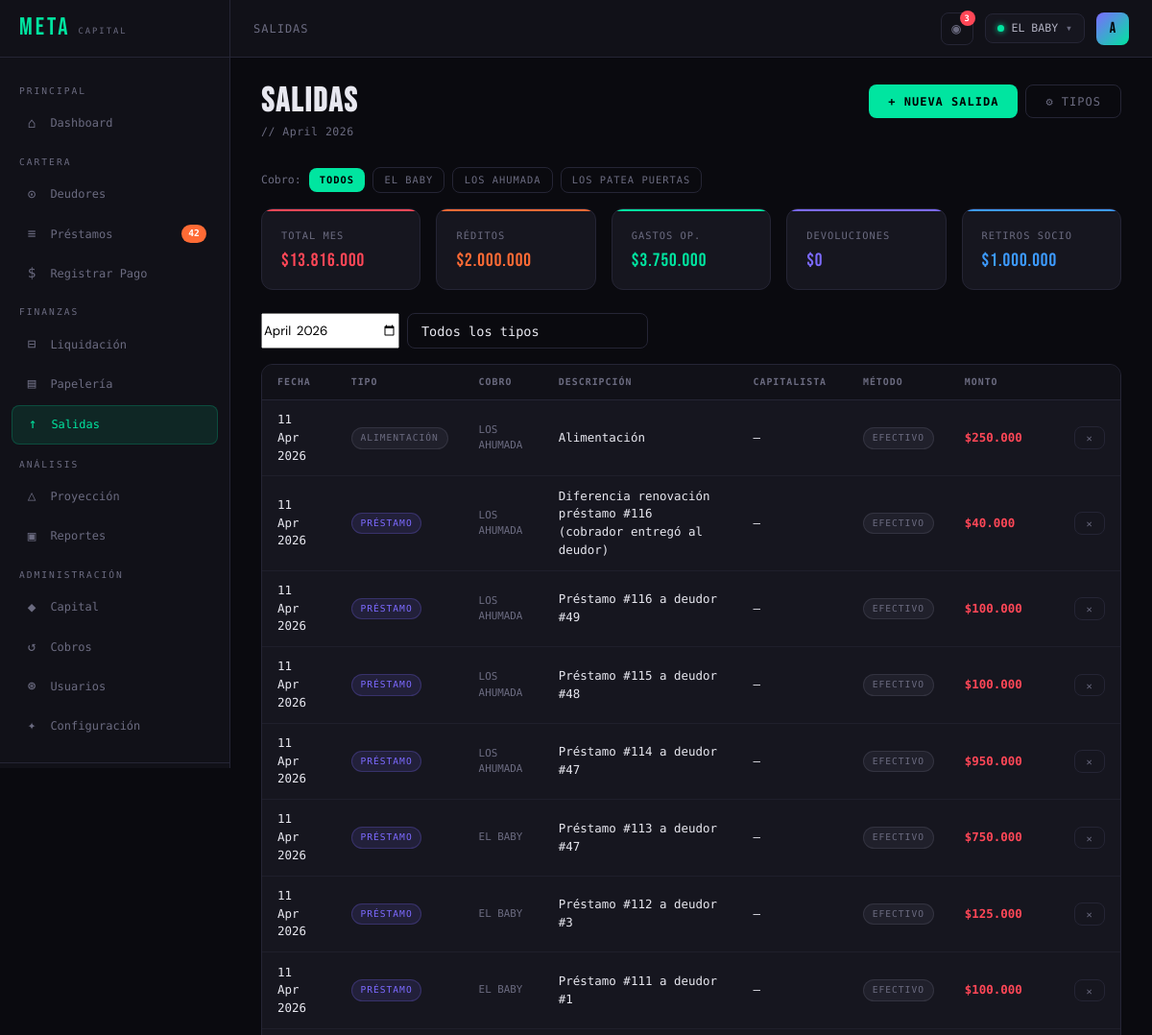
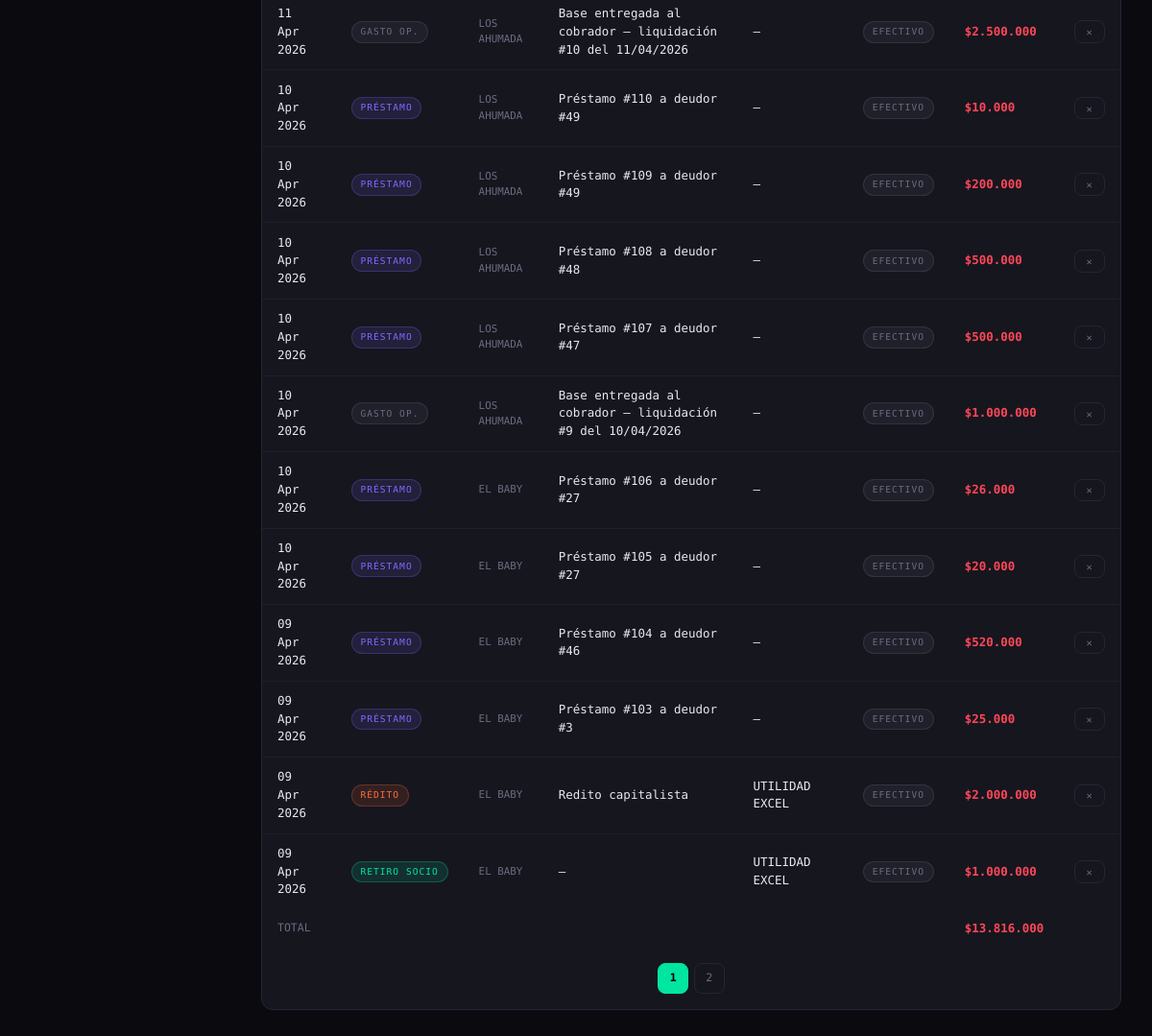
The page /pages/salidas.php (signed in) on the database its author committed (2 pictures, top to bottom).
### tables this page shows
CREATE TABLE `cobros` (
  `id` int(11) NOT NULL,
  `nombre` varchar(100) NOT NULL,
  `descripcion` varchar(255) DEFAULT NULL,
  `direccion` varchar(255) DEFAULT NULL,
  `telefono` varchar(20) DEFAULT NULL,
  `papeleria_pct` decimal(5,2) NOT NULL DEFAULT 10.00,
  `activo` tinyint(1) NOT NULL DEFAULT 1,
  `created_at` datetime NOT NULL DEFAULT current_timestamp(),
  `updated_at` datetime NOT NULL DEFAULT current_timestamp() ON UPDATE current_timestamp()
);

CREATE TABLE `capital_movimientos` (
  `id` int(11) NOT NULL,
  `cobro_id` int(11) NOT NULL,
  `tipo` enum('abono','retiro','liquidacion','redito_causado','redito_pagado','prestamo_salida','cobro_entrada','ingreso_capital','retiro_capital','prestamo_proporcional','cobro_proporcional','cobro_cuota','salida','redito','prestamo') NOT NULL,
  `tipo_salida_id` int(11) DEFAULT NULL,
  `origen` enum('capital','cobrador','liquidacion') DEFAULT 'capital',
  `es_entrada` tinyint(1) NOT NULL,
  `monto` decimal(15,2) NOT NULL,
  `cuenta_id` int(11) DEFAULT NULL,
  `metodo_pago` enum('efectivo','banco') NOT NULL DEFAULT 'efectivo',
  `capitalista_id` int(11) DEFAULT NULL,
  `prestamo_id` int(11) DEFAULT NULL,
  `pago_id` int(11) DEFAULT NULL,
  `descripcion` varchar(300) DEFAULT NULL,
  `anulado` tinyint(1) NOT NULL DEFAULT 0,
  `anulado_at` datetime DEFAULT NULL,
  `anulado_por` int(11) DEFAULT NULL,
  `fecha` date NOT NULL,
  `usuario_id` int(11) DEFAULT NULL,
  `created_at` timestamp NOT NULL DEFAULT current_timestamp()
);

CREATE TABLE `tipos_salida` (
  `id` int(11) NOT NULL,
  `nombre` varchar(100) NOT NULL,
  `descripcion` varchar(255) DEFAULT NULL,
  `activo` tinyint(1) DEFAULT 1,
  `created_at` timestamp NOT NULL DEFAULT current_timestamp()
);

CREATE TABLE `capitalistas` (
  `id` int(11) NOT NULL,
  `cobro_id` int(11) NOT NULL,
  `nombre` varchar(100) NOT NULL,
  `descripcion` varchar(255) DEFAULT NULL,
  `color` varchar(7) DEFAULT '#7c6aff',
  `tipo` enum('propio','prestado') NOT NULL DEFAULT 'propio',
  `monto_inicial` decimal(15,2) DEFAULT 0.00,
  `tipo_redito` enum('porcentaje','valor_fijo') DEFAULT 'porcentaje',
  `tasa_redito` decimal(8,4) DEFAULT 0.0000,
  `frecuencia_redito` enum('mensual','quincenal','libre') DEFAULT 'mensual',
  `fecha_inicio` date DEFAULT NULL,
  `estado` enum('activo','liquidado') NOT NULL DEFAULT 'activo',
  `created_at` datetime NOT NULL DEFAULT current_timestamp(),
  `updated_at` datetime NOT NULL DEFAULT current_timestamp() ON UPDATE current_timestamp()
);

### pages/salidas.php (the view, shortened to what the rows shown need)
<?php
require_once __DIR__ . '/../config/auth.php';
$db    = getDB();
if ($_SESSION['rol'] === 'superadmin') {
    $stmtCobros = $db->query("SELECT id, nombre FROM cobros WHERE activo=1 ORDER BY nombre");
} else {
    $stmtCobros = $db->prepare("SELECT c.id, c.nombre FROM cobros c JOIN usuario_cobro uc ON uc.cobro_id=c.id WHERE uc.usuario_id=? AND c.activo=1 ORDER BY c.nombre");
    $stmtCobros->execute([$_SESSION['usuario_id']]);
}
$todosCobros = $stmtCobros->fetchAll();
$cobrosIds   = array_column($todosCobros, 'id');
$filtroMes   = $_GET['mes']   ?? date('Y-m');
$filtroCobro = (int)($_GET['cobro'] ?? 0);
$page        = max(1, (int)($_GET['page'] ?? 1));
$limit       = 20;
$offset      = ($page - 1) * $limit;
list($anio, $mes) = explode('-', $filtroMes);
if ($filtroCobro > 0 && in_array($filtroCobro, $cobrosIds)) {
    $cobrosWhere  = 'm.cobro_id=?';
    $cobrosParams = [$filtroCobro];
    $statsWhere   = 'cobro_id=?';
    $statsParams  = [$filtroCobro];
} elseif ($_SESSION['rol'] === 'superadmin') {
    $cobrosWhere = $statsWhere = '1=1';
    $cobrosParams = $statsParams = [];
} else {
    $phs = implode(',', array_fill(0, count($cobrosIds), '?'));
    $cobrosWhere  = $phs ? "m.cobro_id IN ($phs)" : '1=0';
    $statsWhere   = $phs ? "cobro_id IN ($phs)"   : '1=0';
    $cobrosParams = $statsParams = $cobrosIds;
}
$where  = [$cobrosWhere, "m.es_entrada=0",
           "m.tipo IN ('prestamo','redito','retiro_capital','retiro','liquidacion','salida')",
           'YEAR(m.fecha)=?', 'MONTH(m.fecha)=?'];
$params = array_merge($cobrosParams, [$anio, $mes]);
$whereSQL = implode(' AND ', $where);
$stmt = $db->prepare("
    SELECT m.*, cap.nombre AS capitalista_nombre, co.nombre AS cobro_nombre,
           ts.nombre AS tipo_salida_nombre
    FROM capital_movimientos m
    LEFT JOIN capitalistas cap ON cap.id = m.capitalista_id
    JOIN cobros co ON co.id = m.cobro_id
    LEFT JOIN tipos_salida ts ON ts.id = m.tipo_salida_id
    WHERE $whereSQL
    ORDER BY m.fecha DESC, m.id DESC
    LIMIT $limit OFFSET $offset
");
$stmt->execute($params);
$salidas = $stmt->fetchAll();
require_once __DIR__ . '/../includes/header.php';
?>
<div class="page-header page-header-row">
  <div>
    <h1>SALIDAS</h1>
  </div>
</div>
<?php if (count($todosCobros) > 1): ?>
<div class="filter-bar mb-2">
  <div style="display:flex;gap:0.5rem;align-items:center;flex-wrap:wrap">
    <span style="font-family:var(--font-mono);font-size:0.72rem;color:var(--muted)">Cobro:</span>
    <a href="?mes=<?= $filtroMes ?>" class="btn btn-sm <?= !$filtroCobro ? 'btn-primary' : 'btn-ghost' ?>">Todos</a>
    <?php foreach ($todosCobros as $cb): ?>
    <a href="?cobro=<?= $cb['id'] ?>&mes=<?= $filtroMes ?>"
       class="btn btn-sm <?= $filtroCobro===$cb['id'] ? 'btn-primary' : 'btn-ghost' ?>">
      <?= htmlspecialchars($cb['nombre']) ?>
    </a>
    <?php endforeach; ?>
  </div>
</div>
<?php endif; ?>
<div class="card">
  <?php if (empty($salidas)): ?>
    <div class="empty-state"><span class="empty-icon">▽</span><p>Sin salidas en este período</p></div>
  <?php else: ?>
  <div class="table-wrap">
    <table>
      <thead>
        <tr>
          <th>Fecha</th><th>Tipo</th>
          <?php if (count($todosCobros) > 1): ?><th>Cobro</th><?php endif; ?>
          <th>Descripción</th><th>Capitalista</th><th>Método</th><th>Monto</th>
          <?php if (canDo('puede_eliminar_salida')): ?><th></th><?php endif; ?>
        </tr>
      </thead>
      <tbody>
        <?php
        $tipoLabel = [
          'prestamo'      => ['badge-purple', 'Préstamo'],
          'redito'        => ['badge-orange', 'Rédito'],
          'retiro_capital'=> ['badge-blue',   'Devolución'],
          'salida'        => ['badge-muted',  'Gasto Op.'],
          'retiro'        => ['badge-green',  'Retiro Socio'],
          'liquidacion'   => ['badge-red',    'Liquidación'],
        ];
        foreach ($salidas as $s):
          $anulado = !empty($s['anulado']);
          if ($s['tipo_salida_id'] && $s['tipo_salida_nombre']) {
              $cls = 'badge-muted';
              $lbl = htmlspecialchars($s['tipo_salida_nombre']);
          } else {
              [$cls, $lbl] = $tipoLabel[$s['tipo']] ?? ['badge-muted', $s['tipo']];
          }
        ?>
        <tr style="<?= $anulado ? 'opacity:0.45;text-decoration:line-through' : '' ?>">
          <td class="text-mono"><?= date('d M Y', strtotime($s['fecha'])) ?></td>
          <td>
            <span class="badge <?= $cls ?>"><?= $lbl ?></span>
          </td>
          <?php if (count($todosCobros) > 1): ?>
          <td class="text-xs text-muted"><?= htmlspecialchars($s['cobro_nombre']) ?></td>
          <?php endif; ?>
          <td><?= htmlspecialchars($s['descripcion'] ?? '—') ?></td>
          <td><?= htmlspecialchars($s['capitalista_nombre'] ?? '—') ?></td>
          <td><span class="badge badge-muted"><?= ucfirst($s['metodo_pago'] ?? 'efectivo') ?></span></td>
          <td class="red text-mono fw-600"><?= fmt($s['monto']) ?></td>
          <?php if (canDo('puede_eliminar_salida')): ?>
          <td><?php if (!$anulado): ?>
            <button class="btn btn-ghost btn-sm" onclick="eliminarSalida(<?= $s['id'] ?>)">✕</button>
          <?php endif; ?></td>
          <?php endif; ?>
        </tr>
        <?php endforeach; ?>
      </tbody>
    </table>
  </div>
  <?php endif; ?>
</div>
<?php require_once __DIR__ . '/../includes/footer.php'; ?>

### includes/header.php (shortened to what the rows shown need)
<!DOCTYPE html>
<html lang="es">
<head>
  <link rel="stylesheet" href="/assets/css/style.css">
</head>
<body>
<div class="layout">
  <header class="topbar">
    <div class="topbar-right">
      <?php
        $cobroNombre = '—';
        $cobro_id    = cobroActivo();
        if ($cobro_id) {
          $stmtC = getDB()->prepare("SELECT nombre FROM cobros WHERE id = ?");
          $stmtC->execute([$cobro_id]);
          $cobroNombre = $stmtC->fetchColumn() ?: '—';
        }
      ?>
      <div style="position:relative" id="campana-wrap">
        <button class="btn btn-ghost btn-sm" id="btn-campana"
                onclick="toggleNotifs()"
                style="position:relative;width:34px;height:34px;padding:0;display:flex;align-items:center;justify-content:center;font-size:1rem">
        </button>
      </div>
      <div class="cobro-selector" onclick="openModal('modal-cobro')">
        <div class="dot-active"></div>
        <?= htmlspecialchars($cobroNombre) ?>
        <?php if ($_SESSION['rol'] === 'superadmin'): ?>
        <span style="color:var(--muted)">▾</span>
        <?php endif; ?>
      </div>
      <div style="position:relative">
        <div class="user-avatar" data-dropdown="user-menu">
        </div>
      </div>
    </div>
  </header>
  <main class="content">

### rows shown on the page
cobros: nombre "EL BABY"
cobros: nombre "LOS AHUMADA"
cobros: nombre "LOS PATEA PUERTAS"
capital_movimientos: fecha "11 Apr 2026", tipos_salida.nombre "ALIMENTACIÓN", cobro.nombre "LOS AHUMADA", descripcion "Alimentación", capitalista_nombre "—", metodo_pago "EFECTIVO", monto "$250.000"
capital_movimientos: fecha "11 Apr 2026", lbl "PRÉSTAMO", cobro.nombre "LOS AHUMADA", descripcion "Diferencia renovación préstamo #116 (cobrador entregó al deudor)", capitalista_nombre "—", metodo_pago "EFECTIVO", monto "$40.000"
capital_movimientos: fecha "11 Apr 2026", lbl "PRÉSTAMO", cobro.nombre "LOS AHUMADA", descripcion "Préstamo #116 a deudor #49", capitalista_nombre "—", metodo_pago "EFECTIVO", monto "$100.000"
capital_movimientos: fecha "11 Apr 2026", lbl "PRÉSTAMO", cobro.nombre "LOS AHUMADA", descripcion "Préstamo #115 a deudor #48", capitalista_nombre "—", metodo_pago "EFECTIVO", monto "$100.000"
capital_movimientos: fecha "11 Apr 2026", lbl "PRÉSTAMO", cobro.nombre "LOS AHUMADA", descripcion "Préstamo #114 a deudor #47", capitalista_nombre "—", metodo_pago "EFECTIVO", monto "$950.000"
capital_movimientos: fecha "11 Apr 2026", lbl "PRÉSTAMO", cobro.nombre "EL BABY", descripcion "Préstamo #113 a deudor #47", capitalista_nombre "—", metodo_pago "EFECTIVO", monto "$750.000"
capital_movimientos: fecha "11 Apr 2026", lbl "PRÉSTAMO", cobro.nombre "EL BABY", descripcion "Préstamo #112 a deudor #3", capitalista_nombre "—", metodo_pago "EFECTIVO", monto "$125.000"
capital_movimientos: fecha "11 Apr 2026", lbl "PRÉSTAMO", cobro.nombre "EL BABY", descripcion "Préstamo #111 a deudor #1", capitalista_nombre "—", metodo_pago "EFECTIVO", monto "$100.000"
capital_movimientos: fecha "11 Apr 2026", lbl "GASTO OP.", cobro.nombre "LOS AHUMADA", descripcion "Base entregada al cobrador — liquidación #10 del 11/04/2026", capitalista_nombre "—", metodo_pago "EFECTIVO", monto "$2.500.000"
capital_movimientos: fecha "10 Apr 2026", lbl "PRÉSTAMO", cobro.nombre "LOS AHUMADA", descripcion "Préstamo #110 a deudor #49", capitalista_nombre "—", metodo_pago "EFECTIVO", monto "$10.000"
capital_movimientos: fecha "10 Apr 2026", lbl "PRÉSTAMO", cobro.nombre "LOS AHUMADA", descripcion "Préstamo #109 a deudor #49", capitalista_nombre "—", metodo_pago "EFECTIVO", monto "$200.000"
capital_movimientos: fecha "10 Apr 2026", lbl "PRÉSTAMO", cobro.nombre "LOS AHUMADA", descripcion "Préstamo #108 a deudor #48", capitalista_nombre "—", metodo_pago "EFECTIVO", monto "$500.000"
capital_movimientos: fecha "10 Apr 2026", lbl "PRÉSTAMO", cobro.nombre "LOS AHUMADA", descripcion "Préstamo #107 a deudor #47", capitalista_nombre "—", metodo_pago "EFECTIVO", monto "$500.000"
capital_movimientos: fecha "10 Apr 2026", lbl "GASTO OP.", cobro.nombre "LOS AHUMADA", descripcion "Base entregada al cobrador — liquidación #9 del 10/04/2026", capitalista_nombre "—", metodo_pago "EFECTIVO", monto "$1.000.000"
capital_movimientos: fecha "10 Apr 2026", lbl "PRÉSTAMO", cobro.nombre "EL BABY", descripcion "Préstamo #106 a deudor #27", capitalista_nombre "—", metodo_pago "EFECTIVO", monto "$26.000"
capital_movimientos: fecha "10 Apr 2026", lbl "PRÉSTAMO", cobro.nombre "EL BABY", descripcion "Préstamo #105 a deudor #27", capitalista_nombre "—", metodo_pago "EFECTIVO", monto "$20.000"
capital_movimientos: fecha "09 Apr 2026", lbl "PRÉSTAMO", cobro.nombre "EL BABY", descripcion "Préstamo #104 a deudor #46", capitalista_nombre "—", metodo_pago "EFECTIVO", monto "$520.000"
capital_movimientos: fecha "09 Apr 2026", lbl "PRÉSTAMO", cobro.nombre "EL BABY", descripcion "Préstamo #103 a deudor #3", capitalista_nombre "—", metodo_pago "EFECTIVO", monto "$25.000"
capital_movimientos: fecha "09 Apr 2026", lbl "RÉDITO", cobro.nombre "EL BABY", descripcion "Redito capitalista", capitalista.nombre "UTILIDAD EXCEL", metodo_pago "EFECTIVO", monto "$2.000.000"
capital_movimientos: fecha "09 Apr 2026", lbl "RETIRO SOCIO", cobro.nombre "EL BABY", descripcion "—", capitalista.nombre "UTILIDAD EXCEL", metodo_pago "EFECTIVO", monto "$1.000.000"

### other values the page prints
$vencidas "42"
$pageSection ?: $pageTitle "SALIDAS"
$nAlertas "3"
substr($_SESSION['usuario_nombre'], 0, 1) "A"
fmt($stats['total_mes']) "$13.816.000"
fmt($stats['reditos']) "$2.000.000"
fmt($stats['gastos']) "$3.750.000"
fmt($stats['devoluciones']) "$0"
fmt($stats['retiros']) "$1.000.000"
